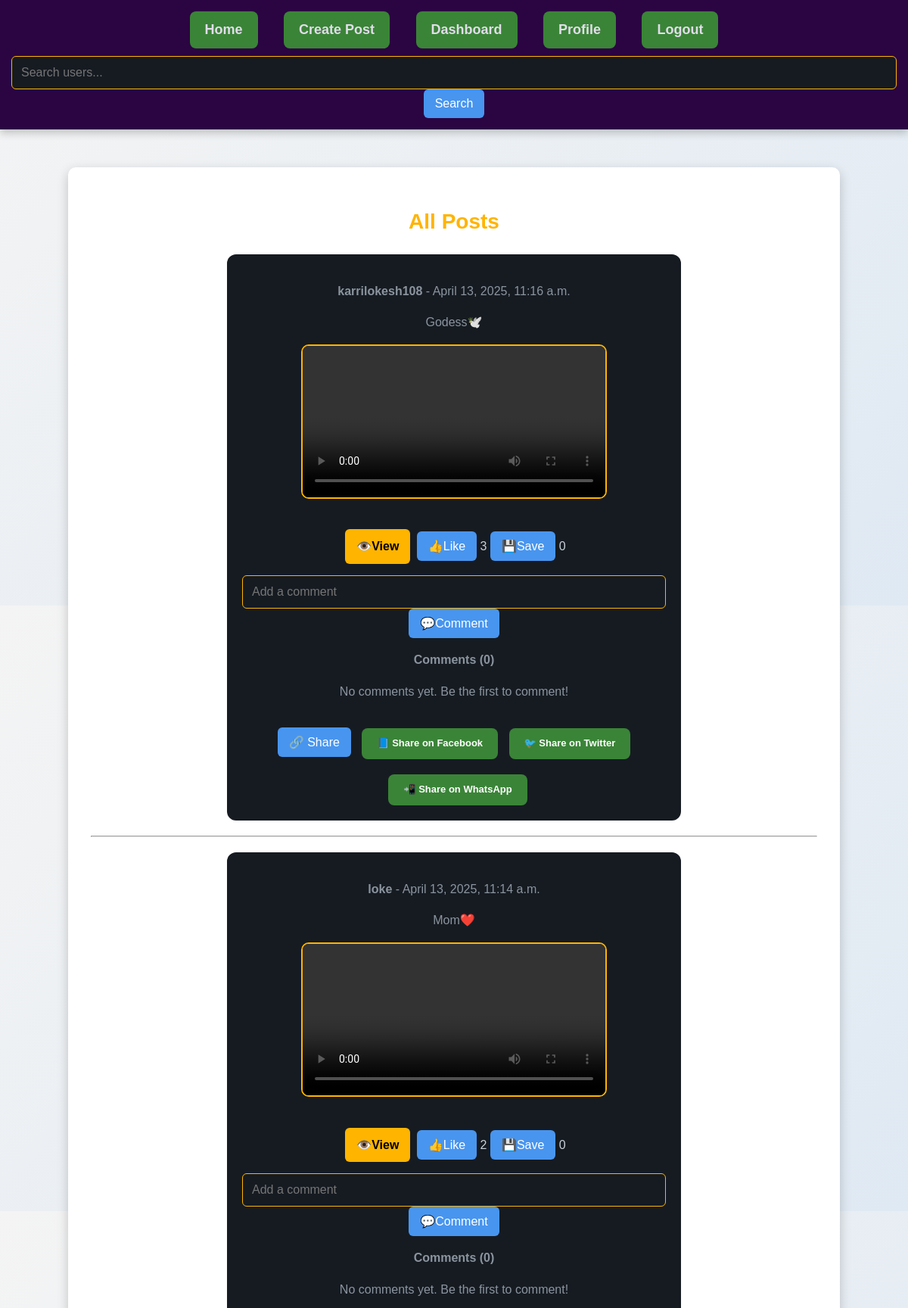
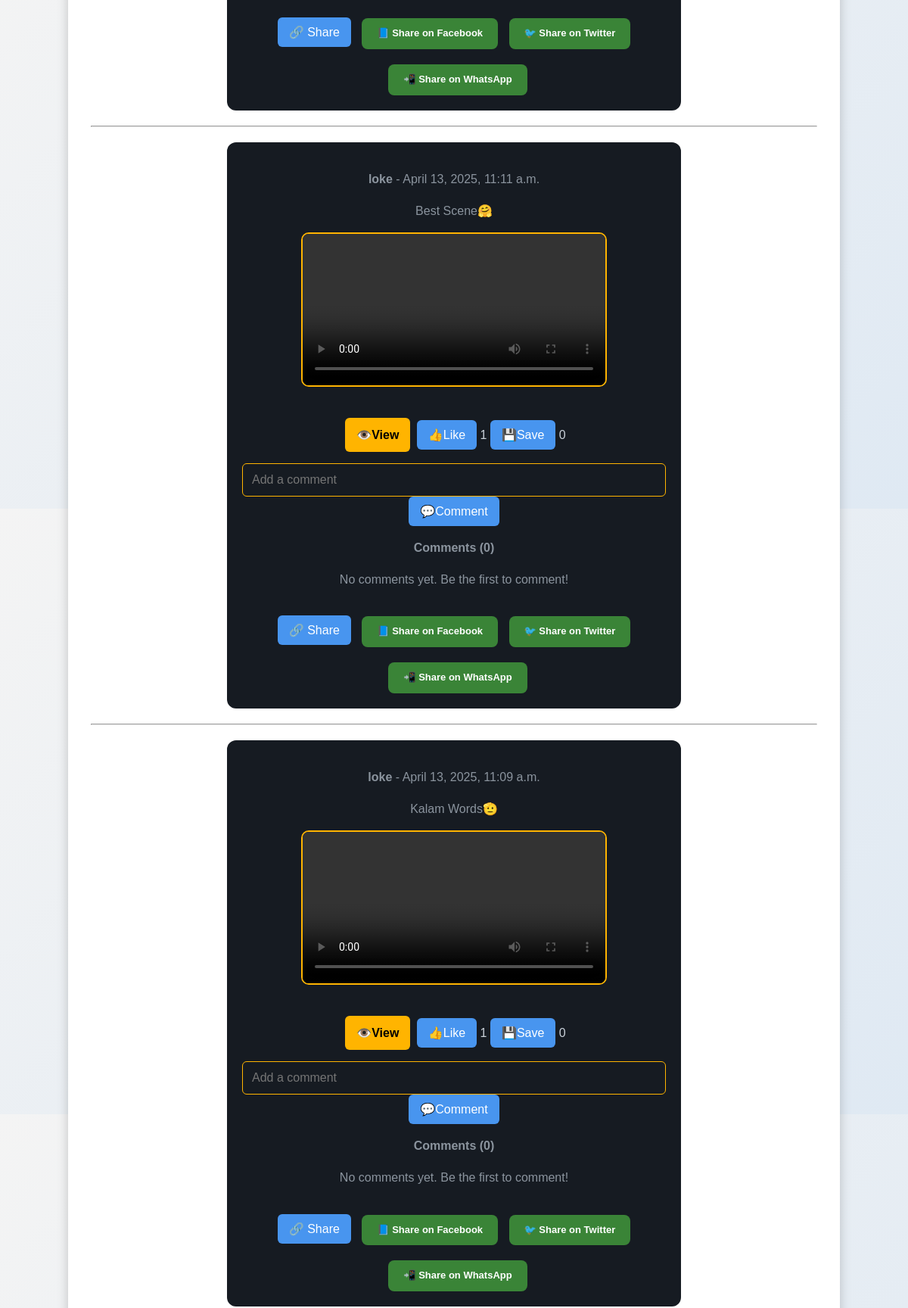
/posts/ (upper part), run on the app's committed database (2 pictures, top to bottom).
### posts/models.py (models this page shows, shortened)
class Post(models.Model):
    user = models.ForeignKey(User, on_delete=models.CASCADE, related_name="posts")
    content = models.TextField()
    image = models.ImageField(upload_to="post_images/", null=True, blank=True)
    created_at = models.DateTimeField(auto_now_add=True)
    updated_at = models.DateTimeField(auto_now_add=True)
    video = models.FileField(upload_to="posts/videos/", blank=True, null=True)
    likes = models.ManyToManyField(User, related_name="liked_posts", blank=True)
    saved_by = models.ManyToManyField(User, related_name="saved_posts", blank=True)
    class Meta:
        ordering = ["-created_at"]  # Show latest posts first
        verbose_name_plural = "Posts"
    def total_likes(self):
        return self.likes.count()
    def total_saves(self):
        return self.saved_by.count()

### users/models.py (models this page shows, shortened)
class CustomUser(AbstractBaseUser, PermissionsMixin):
    name = models.CharField(max_length=20)
    email = models.EmailField(unique=True)
    age = models.IntegerField()
    phone= models.CharField(max_length=15, unique=True, null=True, blank=True)
    otp = models.CharField(max_length=6, null=True, blank=True)
    profile_pic = models.ImageField(upload_to='profile_pics/', null=True, blank=True, default="profile_pics/default-profile.png")
    username = models.CharField(max_length=30, unique=True, null=True, blank=True)
    bio = models.TextField(null=True, blank=True)
    first_name = models.CharField(max_length=30, null=True, blank=True)
    last_name = models.CharField(max_length=30, null=True, blank=True)
    gender = models.CharField(max_length=10, choices=[("Male", "Male"), ("Female", "Female"), ("Other", "Other")], null=True, blank=True)
    location = models.CharField(max_length=100, null=True, blank=True)
    linkedin = models.URLField(null=True, blank=True)
    github = models.URLField(null=True, blank=True)
    is_active = models.BooleanField(default=True)
    is_staff = models.BooleanField(default=False)
    firebase_uid = models.CharField(max_length=50, blank=True, null=True)
    followers = models.ManyToManyField('self', symmetrical=False, related_name='following', blank=True)
    objects = CustomUserManager()
    USERNAME_FIELD = "email"
    REQUIRED_FIELDS = ["name", "age", "phone"]

### posts/views.py (the view)
# urls.py: path('', PostListView.as_view(), name='post-list'),
class PostListView(ListView):
    model = Post
    template_name = 'posts/post_list.html'
    context_object_name = 'posts'
    ordering = ['-created_at']

### posts/templates/posts/post_list.html (shortened to what this page needs)
{% extends 'posts/base.html' %}
{% load static %}
{% block content %}
<link rel="stylesheet" href="{% static 'posts/post_list.css' %}">
<h2>All Posts</h2>
{% for post in posts %}
    <div class="post" data-post-id="{{ post.id }}">
        <p><strong>{{ post.user.username }}</strong> - {{ post.created_at }}</p>
        <p>{{ post.content }}</p>
        {% if post.video %}
        <video width="400" controls>
            <source src="{{ post.video.url }}" type="video/mp4">
        </video>
    {% endif %}
        <br>
        <a href="{% url 'post-detail' post.id %}" class="btn btn-primary">👁️View</a>
        <form action="{% url 'like-post' post.id %}" method="POST" style="display: inline;">
            <button class="like-btn" data-post-id="{{ post.id }}">
                {% if request.user in post.likes.all %}
                    👎UnLike
                {% else %}
                    👍Like
                {% endif %}
            </button>
            <span id="like-count-{{ post.id }}">{{ post.total_likes }}</span>
        </form>
        <form action="{% url 'save-post' post.id %}" method="POST" style="display: inline;">
            <button type="submit">
                {% if request.user in post.saved_by.all %}
                    ❌UnSave
                {% else %}
                    💾Save
                {% endif %}
            </button>
            <span>{{ post.total_saves }}</span>
        </form>
        <form action="{% url 'add-comment' post.id %}" method="POST">
            <input type="text" name="content" placeholder="Add a comment" required>
            <button type="submit">💬Comment</button>
        </form>
        <p><strong>Comments ({{ post.comments.count }})</strong></p>
        {% if post.comments.exists %}
            <ul id="limited-comments-{{ post.id }}">
                {% for comment in post.comments.all|slice:"-2:" %}
                    <li><strong>{{ comment.user.username }}</strong>: {{ comment.content }}</li>
                {% endfor %}
            </ul>
            <ul id="full-comments-{{ post.id }}" style="display: none;">
                {% for comment in post.comments.all %}
                    <li><strong>{{ comment.user.username }}</strong>: {{ comment.content }}</li>
                {% endfor %}
            </ul>
            <button id="toggle-btn-{{ post.id }}">View all comments</button>
        {% else %}
            <p>No comments yet. Be the first to comment!</p>
        {% endif %}
        <button class="share-btn"
        data-title="Check this post"
        data-text="{{ post.content|truncatechars:100 }}"
        data-url="{{ request.build_absolute_uri|slice:':-1' }}{% url 'post-detail' post.id %}">
        🔗 Share
        </button>
        <a href="https://www.facebook.com/sharer/sharer.php?u={{ request.build_absolute_uri|slice:':-1' }}{% url 'post-detail' post.id %}" target="_blank">
            📘 Share on Facebook
        </a>
        <a href="https://twitter.com/intent/tweet?url={{ request.build_absolute_uri|slice:':-1' }}{% url 'post-detail' post.id %}&text=Check%20this%20post!" target="_blank">
            🐦 Share on Twitter
        </a>
        <a href="https://api.whatsapp.com/send?text={{ request.build_absolute_uri|slice:':-1' }}{% url 'post-detail' post.id %}" target="_blank">
            📲 Share on WhatsApp
        </a>
    </div>
    <hr>
{% endfor %}
{% endblock %}

### posts/static/posts/base.css (style rules this page uses)
body { font-family: Arial, sans-serif; background: linear-gradient(135deg, #381271, #dfe9f3); margin: 0; padding: 0; animation: fadeIn 1s ease-in-out; }
a { display: inline-block; margin-top: 20px; margin-left: 10px; color: white; font-size: 13px; font-weight: bold; text-decoration: none; background: #7ac877; padding: 10px 20px; border-radius: 8px; transition: all 0.3s ease-in-out; }
body { font-family: Arial, sans-serif; background: linear-gradient(135deg, #f4f4f4, #dfe9f3); margin: 0; padding: 0; animation: fadeIn 1s ease-in-out; }
a { display: inline-block; margin-top: 20px; margin-left: 10px; color: white; font-size: 13px; font-weight: bold; text-decoration: none; background: #3a8437; padding: 10px 20px; border-radius: 8px; transition: all 0.3s ease-in-out; }

### posts/static/posts/post_list.css (style rules this page uses)
body { font-family: Arial, sans-serif; margin: 0; padding: 0; background-color: #0d1117; color: #c9d1d9; line-height: 1.6; }
h2 { text-align: center; color: #ffb400; animation: fadeIn 1s ease-in-out; font-size: 28px; margin: 20px 10px; }
.post { background: #161b22; border-radius: 12px; box-shadow: 0 4px 10px rgba(255, 255, 255, 0.1); padding: 20px; margin: 20px auto; max-width: 600px; width: 100%; animation: slideIn 0.5s ease-in-out; box-sizing: border-box; }
.post p { color: #8b949e; font-size: 16px; }
video, img { max-width: 100%; height: auto; display: block; margin: 10px auto; border-radius: 10px; border: 2px solid #ffb400; }
.btn { display: inline-block; padding: 10px 15px; margin: 5px 4px; border-radius: 6px; text-decoration: none; font-weight: bold; text-align: center; transition: all 0.3s ease-in-out; font-size: 16px; }
.btn-primary { background-color: #ffb400; color: black; }
button { background: #4895ef; color: white; border: none; padding: 10px 15px; border-radius: 6px; cursor: pointer; transition: transform 0.3s, background 0.3s; font-size: 16px; }
input[type="text"] { width: 100%; padding: 12px; border: 1px solid #ffb400; border-radius: 6px; margin-top: 10px; background: #161b22; color: white; box-sizing: border-box; font-size: 16px; }

### data on the page
Post: user.username "karrilokesh108", created_at "April 13, 2025, 11:16 a.m.", content "Godess🕊️", shows "👍Like", total_likes "3", shows "💾Save", total_saves "0", comments.count "0", shows "No comments yet. Be the first to comment!"
Post: user.username "loke", created_at "April 13, 2025, 11:14 a.m.", content "Mom❤️", shows "👍Like", total_likes "2", shows "💾Save", total_saves "0", comments.count "0", shows "No comments yet. Be the first to comment!"
Post: user.username "loke", created_at "April 13, 2025, 11:11 a.m.", content "Best Scene🤗", shows "👍Like", total_likes "1", shows "💾Save", total_saves "0", comments.count "0", shows "No comments yet. Be the first to comment!"
Post: user.username "loke", created_at "April 13, 2025, 11:09 a.m.", content "Kalam Words🫡", shows "👍Like", total_likes "1", shows "💾Save", total_saves "0", comments.count "0", shows "No comments yet. Be the first to comment!"
